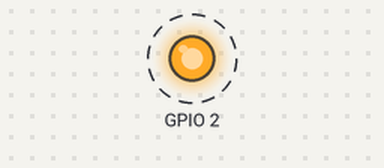
This sketch was run on a simulated ESP8266 (NodeMCU). Shown: output pins drawn as LEDs (lit = HIGH). Dashed ring = blinking. WiFi joins after 1.5 s; servers stay silent unless stated.

Above: at 2.0 s.
Timing chart, 0 to 4.5 s (numbered marks = the images above):
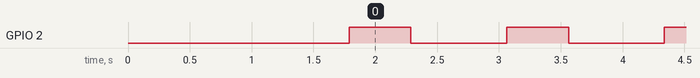

The sketch:

ESPv1.ino
```cpp
#include <ESP8266WiFi.h>

// Variable for connect to wifi
const char *ssid = "tieunguunhi";
const char *password = "tretrau1235";
int status = WL_IDLE_STATUS;

// Variable for connect to Socket Server
const uint16_t port = 8080;
const char * host = "192.168.1.200";

// Variable for storing data sent to Raspberry
byte humidity = 55;
byte temperature = 55;
byte flameValue0 = 55;
byte flameValue1 = 0;
byte lightIntensity0 = 55;
byte lightIntensity1 = 0;
byte humiditySolid0 = 55;
byte humiditySolid1 = 0;

int countOfServer = -1;
int countAtCurrent = 0;
int countOfESP = 0;

// Variable sleep time for ESP8266
const int sleepTimeS = 100;

void setup() {
    wifiSetUp();
    serialSetUp();
    pinMode(2,OUTPUT);
//    ESP.deepSleep(1000000);
}
void loop() {
    runSerial();
    runWifi();
    digitalWrite(2,HIGH);
    delay(500);
    digitalWrite(2,LOW);
    delay(500);
}

void wifiSetUp(){
    delay(10);
    WiFi.begin(ssid, password);
    while (WiFi.status() != WL_CONNECTED) {
     delay(500);
   }
}
void runWifi(){
    // Use WiFiClient class to create TCP connections
    WiFiClient client;
    //Increase counter variable
    delay(30);
    while(!client.connect(host,port)){
       delay(300);
    }
    // Ready to send data to server
    delay(10);
    client.flush();
    client.write(humidity);
    client.flush();
    client.write(temperature);
    client.flush();
    client.write(flameValue0);
    client.flush();
    client.write(flameValue1);
    client.flush();
    client.write(lightIntensity0);
    client.flush();
    client.write(lightIntensity1);
    client.flush();
    client.write(humiditySolid0);
    client.flush();
    client.write(humiditySolid1);
    client.flush();
    delay(30);
    // Ready to read data sent from server
    while(client.available()){
      countOfServer = client.read();
      if(countAtCurrent != countOfServer){
        countOfESP++;
      }
      countAtCurrent = countOfServer;
    }
    delay(5);
    client.stop();
}
void serialSetUp(){
    Serial.begin(115200);
}
void runSerial(){
  // Begin communicate serial
    if (Serial.available()) {
       temperature = Serial.read();
       humidity = Serial.read();
       flameValue0 = Serial.read();
       flameValue1 = Serial.read();
       lightIntensity0 = Serial.read();
       lightIntensity1 = Serial.read();
       humiditySolid0 = Serial.read();
       humiditySolid1 = Serial.read();
    }
     if(countOfServer >=0){
           Serial.write(countOfServer);
       }
    Serial.flush(); // This action will refresh buffer in serial communication
}
```

Measured:
- by itself, GPIO 2: alternates HIGH for 0.50 s and LOW for 0.78 s
